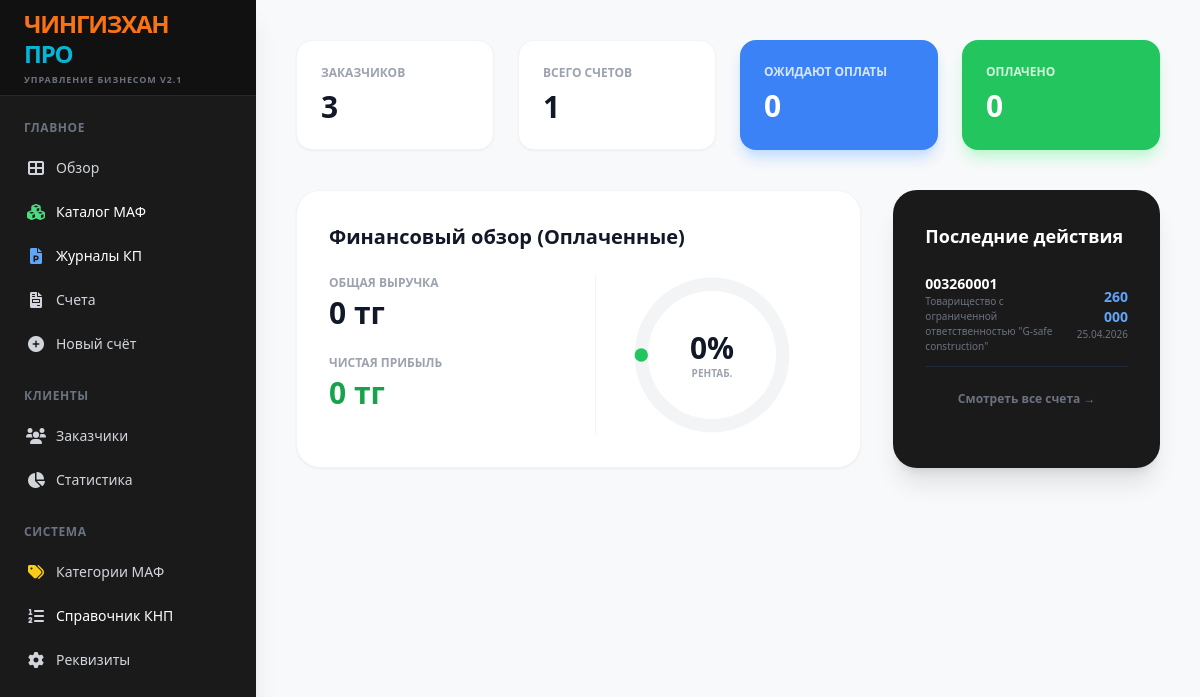
Before: / with the older database file.
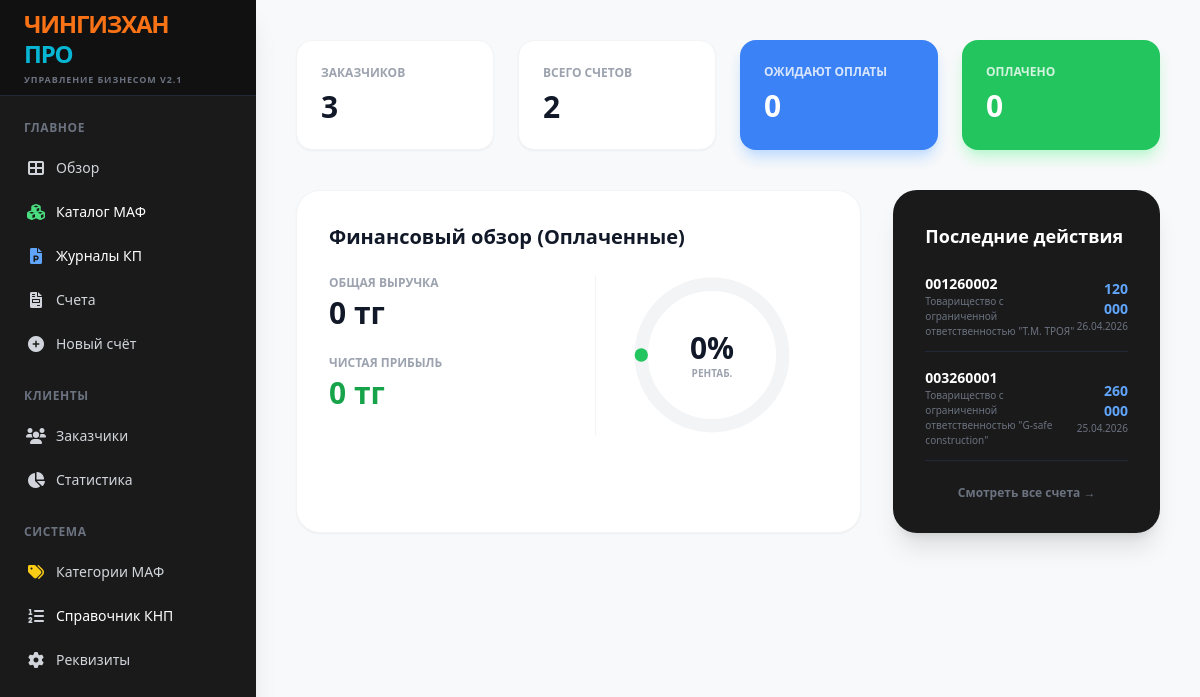
After: the same page with the newer database file.
### tables this page shows
CREATE TABLE invoices (id TEXT PRIMARY KEY, client_id TEXT, date TEXT, subtotal REAL, vat_rate REAL, vat_amount REAL, total REAL, status INTEGER DEFAULT 0, knp TEXT DEFAULT "859", markup REAL DEFAULT 0);

CREATE TABLE clients (id TEXT PRIMARY KEY, name TEXT, bin TEXT, contact TEXT, address TEXT);

### app.py (the view)
@app.route('/')
def dashboard():
    with sqlite3.connect(DB_NAME) as conn:
        c = conn.cursor()
        stats = {'clients': c.execute("SELECT COUNT(*) FROM clients").fetchone()[0], 'invoices': c.execute("SELECT COUNT(*) FROM invoices").fetchone()[0], 'drafts': c.execute("SELECT COUNT(*) FROM invoices WHERE status = 0").fetchone()[0], 'pending': c.execute("SELECT COUNT(*) FROM invoices WHERE status = 1").fetchone()[0], 'paid': c.execute("SELECT COUNT(*) FROM invoices WHERE status = 2").fetchone()[0]}
        paid_invoices = c.execute("SELECT id, total FROM invoices WHERE status = 2").fetchall()
        total_revenue = sum(inv[1] for inv in paid_invoices)
        total_costs = 0
        for inv in paid_invoices:
            costs = c.execute("SELECT SUM(value) FROM internal_costs WHERE invoice_id = ?", (inv[0],)).fetchone()[0]
            if costs: total_costs += costs
        fin_stats = {'revenue': total_revenue, 'costs': total_costs, 'profit': total_revenue - total_costs, 'margin': ((total_revenue - total_costs) / total_revenue * 100) if total_revenue > 0 else 0}
        recent = c.execute("SELECT i.id, c.name, i.date, i.total, i.status FROM invoices i LEFT JOIN clients c ON i.client_id = c.id ORDER BY i.date DESC LIMIT 5").fetchall()
    return render_template('dashboard.html', **stats, fin_stats=fin_stats, recent=recent)

### templates/dashboard.html
{% extends "base.html" %}
{% block content %}
<div class="p-10 max-w-7xl mx-auto">
    <div class="grid grid-cols-4 gap-6 mb-10">
        <div class="bg-white p-6 rounded-2xl shadow-sm border border-gray-100"><div class="text-gray-400 text-xs font-bold uppercase mb-2">Заказчиков</div><div class="text-3xl font-black text-gray-900">{{ clients }}</div></div>
        <div class="bg-white p-6 rounded-2xl shadow-sm border border-gray-100"><div class="text-gray-400 text-xs font-bold uppercase mb-2">Всего счетов</div><div class="text-3xl font-black text-gray-900">{{ invoices }}</div></div>
        <div class="bg-blue-500 p-6 rounded-2xl shadow-lg shadow-blue-200 text-white"><div class="opacity-80 text-xs font-bold uppercase mb-2">Ожидают оплаты</div><div class="text-3xl font-black">{{ pending }}</div></div>
        <div class="bg-green-500 p-6 rounded-2xl shadow-lg shadow-green-200 text-white"><div class="opacity-80 text-xs font-bold uppercase mb-2">Оплачено</div><div class="text-3xl font-black">{{ paid }}</div></div>
    </div>
    <div class="grid grid-cols-3 gap-8 mb-10">
        <div class="col-span-2 bg-white p-8 rounded-3xl shadow-sm border border-gray-100">
            <h3 class="text-xl font-black text-gray-900 mb-6">Финансовый обзор (Оплаченные)</h3>
            <div class="grid grid-cols-2 gap-8">
                <div class="space-y-6">
                    <div><p class="text-gray-400 text-xs font-bold uppercase mb-1">Общая выручка</p><p class="text-3xl font-black text-gray-900">{{ '{:,.0f}'.format(fin_stats.revenue).replace(',', ' ') }} тг</p></div>
                    <div><p class="text-gray-400 text-xs font-bold uppercase mb-1">Чистая прибыль</p><p class="text-3xl font-black text-green-600">{{ '{:,.0f}'.format(fin_stats.profit).replace(',', ' ') }} тг</p></div>
                </div>
                <div class="flex flex-col items-center justify-center border-l border-gray-100">
                    <div class="relative w-40 h-40">
                        <svg class="w-full h-full transform -rotate-90" viewBox="0 0 36 36">
                            <path class="text-gray-100" stroke-width="3" stroke="currentColor" fill="none" d="M18 2.0845 a 15.9155 15.9155 0 0 1 0 31.831 a 15.9155 15.9155 0 0 1 0 -31.831" />
                            <path class="text-green-500 transition-all duration-1000 ease-out" stroke-width="3" stroke-dasharray="{{ fin_stats.margin }}, 100" stroke-linecap="round" stroke="currentColor" fill="none" d="M18 2.0845 a 15.9155 15.9155 0 0 1 0 31.831 a 15.9155 15.9155 0 0 1 0 -31.831" />
                        </svg>
                        <div class="absolute inset-0 flex flex-col items-center justify-center">
                            <span class="text-3xl font-black text-gray-900">{{ fin_stats.margin|round|int }}%</span>
                            <span class="text-[10px] font-bold text-gray-400 uppercase">Рентаб.</span>
                        </div>
                    </div>
                </div>
            </div>
        </div>
        <div class="bg-[#1a1a1a] p-8 rounded-3xl shadow-xl text-white">
            <h3 class="text-lg font-bold mb-6">Последние действия</h3>
            <div class="space-y-4">
                {% for r in recent %}
                <div class="flex justify-between items-center border-b border-gray-800 pb-3">
                    <div><p class="font-bold text-sm">{{ r[0] }}</p><p class="text-[10px] text-gray-500">{{ r[1] }}</p></div>
                    <div class="text-right"><p class="font-bold text-sm text-blue-400">{{ '{:,.0f}'.format(r[3]).replace(',', ' ') }}</p><p class="text-[10px] text-gray-500">{{ r[2] }}</p></div>
                </div>
                {% endfor %}
            </div>
            <a href="/invoices" class="block text-center mt-6 text-xs font-bold text-gray-500 hover:text-white transition">Смотреть все счета →</a>
        </div>
    </div>
</div>
{% endblock %}

### templates/base.html (shortened to what this page needs)
<!DOCTYPE html>
<html lang="ru">
<head>
    <script src="https://cdn.tailwindcss.com"></script>
    <link href="https://cdnjs.cloudflare.com/ajax/libs/font-awesome/6.0.0/css/all.min.css" rel="stylesheet">
    <link href="https://cdn.jsdelivr.net/npm/tom-select@2.2.2/dist/css/tom-select.css" rel="stylesheet">
</head>
<body class="bg-[#F8F9FA] flex h-screen font-sans">
    <aside class="w-64 bg-[#1a1a1a] text-gray-300 flex flex-col shadow-xl z-50">
        <div class="h-24 flex flex-col justify-center px-6 border-b border-gray-800 bg-[#111]">
            <h1 class="text-2xl font-black tracking-tighter leading-tight">
                <span style="color: #f97316;">ЧИНГИЗХАН</span><br>
                <span style="color: #06b6d4;">ПРО</span>
            </h1>
            <p class="text-[9px] font-bold text-gray-500 mt-1 uppercase tracking-widest">Управление бизнесом v2.1</p>
        </div>
        <nav class="flex-1 px-4 py-6 space-y-6 overflow-y-auto">
            <div>
                <p class="text-xs font-bold text-gray-500 mb-3 px-2 tracking-wider">ГЛАВНОЕ</p>
                <div class="space-y-1">
                    <a href="/" class="flex items-center px-2 py-2.5 rounded-md hover:bg-gray-800 transition"><i class="fas fa-th-large w-6 text-center"></i><span class="ml-2 text-sm font-medium">Обзор</span></a>
                    <a href="/catalog" class="flex items-center px-2 py-2.5 rounded-md hover:bg-gray-800 transition"><i class="fas fa-cubes w-6 text-center text-green-400"></i><span class="ml-2 text-sm font-medium text-white">Каталог МАФ</span></a>
                    <a href="/proposals" class="flex items-center px-2 py-2.5 rounded-md hover:bg-gray-800 transition"><i class="fas fa-file-powerpoint w-6 text-center text-blue-400"></i><span class="ml-2 text-sm font-medium text-white">Журналы КП</span></a>
                    <a href="/invoices" class="flex items-center px-2 py-2.5 rounded-md hover:bg-gray-800 transition"><i class="fas fa-file-invoice w-6 text-center"></i><span class="ml-2 text-sm font-medium">Счета</span></a>
                    <a href="/create_invoice" class="flex items-center px-2 py-2.5 rounded-md hover:bg-gray-800 transition"><i class="fas fa-plus-circle w-6 text-center"></i><span class="ml-2 text-sm font-medium">Новый счёт</span></a>
                </div>
            </div>
            <div>
                <p class="text-xs font-bold text-gray-500 mb-3 px-2 tracking-wider">КЛИЕНТЫ</p>
                <div class="space-y-1">
                    <a href="/clients" class="flex items-center px-2 py-2.5 hover:bg-gray-800 rounded-md transition"><i class="fas fa-users w-6 text-center"></i><span class="ml-2 text-sm font-medium">Заказчики</span></a>
                    <a href="/issued_invoices" class="flex items-center px-2 py-2.5 hover:bg-gray-800 rounded-md transition"><i class="fas fa-chart-pie w-6 text-center"></i><span class="ml-2 text-sm font-medium">Статистика</span></a>
                </div>
            </div>
            <div>
                <p class="text-xs font-bold text-gray-500 mb-3 px-2 tracking-wider">СИСТЕМА</p>
                <div class="space-y-1">
                    <a href="/categories" class="flex items-center px-2 py-2.5 hover:bg-gray-800 rounded-md transition"><i class="fas fa-tags w-6 text-center text-yellow-400"></i><span class="ml-2 text-sm font-medium">Категории МАФ</span></a>
                    <a href="/knp" class="flex items-center px-2 py-2.5 hover:bg-gray-800 rounded-md transition"><i class="fas fa-list-ol w-6 text-center"></i><span class="ml-2 text-sm font-medium text-white">Справочник КНП</span></a>
                    <a href="/settings" class="flex items-center px-2 py-2.5 hover:bg-gray-800 rounded-md transition"><i class="fas fa-cog w-6 text-center"></i><span class="ml-2 text-sm font-medium">Реквизиты</span></a>
                </div>
            </div>
        </nav>
    </aside>
    <main class="flex-1 overflow-y-auto">
        {% block content %}{% endblock %}
    </main>
</body>
</html>

Changed rows visible on the page:
added invoices: id "001260002", name "Товарищество с ограниченной ответственностью \"Т.М. ТРОЯ\"", total "120 000", date "26.04.2026"
Other visible differences:
{{ invoices }}: "1" → "2"
